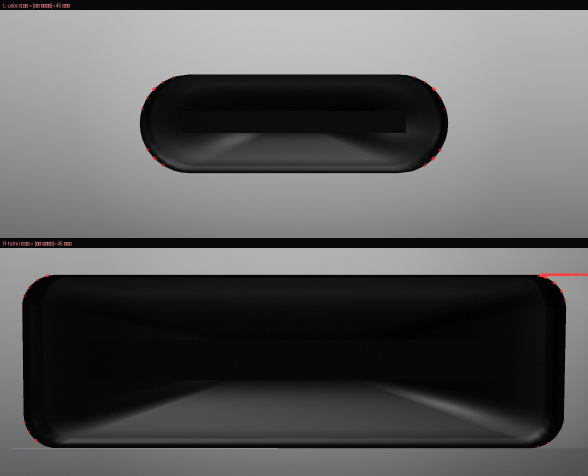
#> input picture delivery/r79-himag-devmap.png, 1176 x 952 px, given in place of p3-ports.png, which was not available (shown at 1/2 size)
$ python ab-setup.py
#> lines starting #> are read from the running program, lines starting #| are printed output that depends on the picture
#!/usr/bin/env python3
"""盲测编排：6 张自渲染 + 6 张真机参考 → 去标识混排。
输出 ab-test/imgNN.png（无任何来源线索）+ 私有答案 key.json（不在给评委的目录里）
"""
import json
import os
import random
import shutil
import sys
from PIL import Image

ROOT = os.path.dirname(os.path.dirname(os.path.dirname(os.path.abspath(__file__))))
OUT = os.path.join(ROOT, 'delivery', 'macbook-max', 'ab-test')
KEY = os.path.join(ROOT, '.scratch', 'max', 'ab-key.json')

PAIRS = [
    ('p1-top',     'reference/macbook/img/official-mbp14-dimensions-1.jpg'),
    ('p2-front',   'reference/macbook/img/apple-mbp13-silver-official.png'),
    ('p3-ports',   'reference/macbook/img/official-mbp14-ports-1.jpg'),
    ('p4-hero',    'reference/macbook/img/official-mbp14-hero.jpg'),
    ('p5-closed34','reference/macbook/img/apple-mbp14-m3-official.png'),
    ('p6-bottom',  'reference/macbook/img/apple-mbp13-bottom-case-official.jpg'),
]


def prep(src, dst, maxdim=880):
    im = Image.open(src).convert('RGB')
    s = min(1.0, maxdim / max(im.width, im.height))
    if s < 1.0:
        im = im.resize((max(1, int(im.width * s)), max(1, int(im.height * s))), Image.LANCZOS)
    im.save(dst, 'PNG')


def main():
    seed = int(sys.argv[1]) if len(sys.argv) > 1 else 20260909
    rnd = random.Random(seed)
    os.makedirs(OUT, exist_ok=True)
    for f in os.listdir(OUT):
        os.remove(os.path.join(OUT, f))
    items = []
    for name, ref in PAIRS:
        items.append(('render', os.path.join(ROOT, 'delivery', 'macbook-max', name + '.png'), name))
        items.append(('real', os.path.join(ROOT, ref), os.path.basename(ref)))
    rnd.shuffle(items)
    key = {}
    for i, (kind, src, label) in enumerate(items, start=1):
        fn = f'img{i:02d}.png'
        prep(src, os.path.join(OUT, fn))
#> in prep, im is the input picture: PIL image 1176x952 RGB; mean R, G, B 90.8, 90.7, 91.6
#> in prep, `im = im.resize((max(1, int(im.width * s)), max(1, int(im.height * s)))..`:
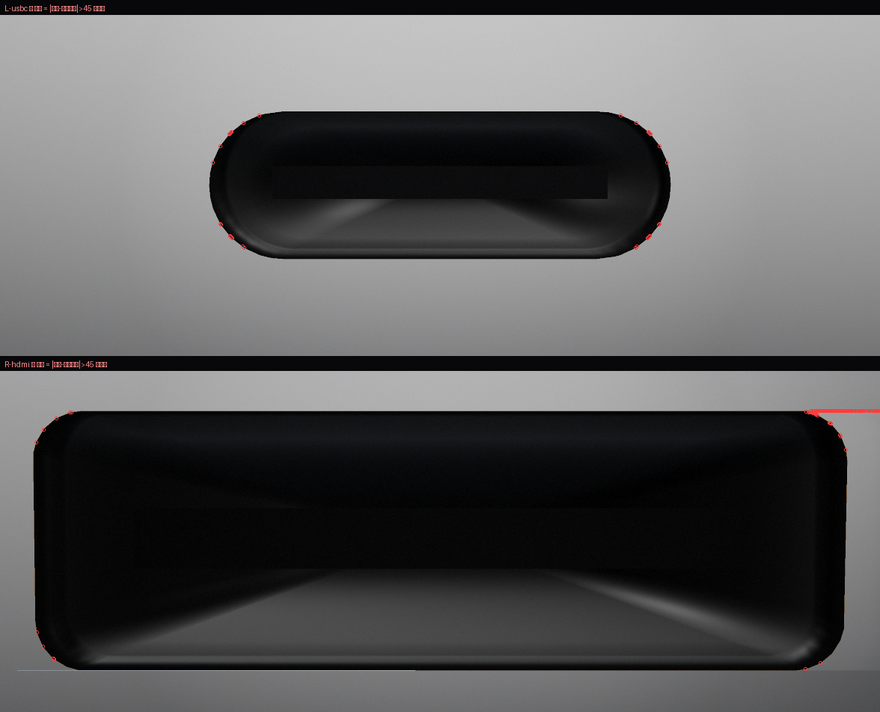
#> im: PIL image 880x712 RGB; mean R, G, B 90.8, 90.7, 91.6
        key[fn] = {'kind': kind, 'source': label}
#> pass 2 of the loop in main, `for i, (kind, src, label) in enumerate(items, start=1):`:
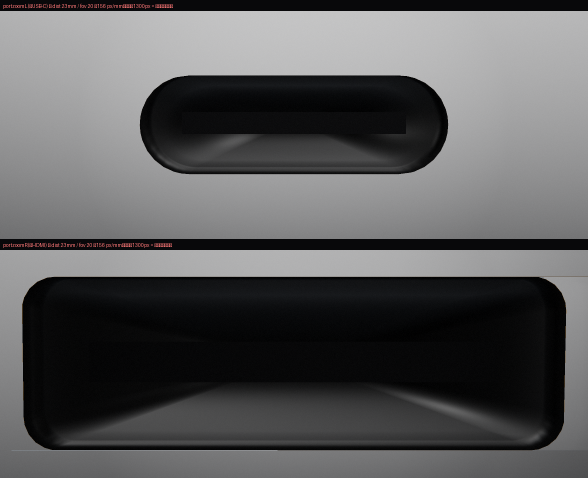
#> input picture delivery/r79-himag-ports.png, 1176 x 956 px, given in place of official-mbp14-hero.jpg, which was not available (shown at 1/2 size)
#> in prep, im is the input picture: PIL image 1176x956 RGB; mean R, G, B 90.5, 90.5, 91.3
#> in prep (call 2), `im = im.resize((max(1, int(im.width * s)), max(1, int(im.height * s)))..`:
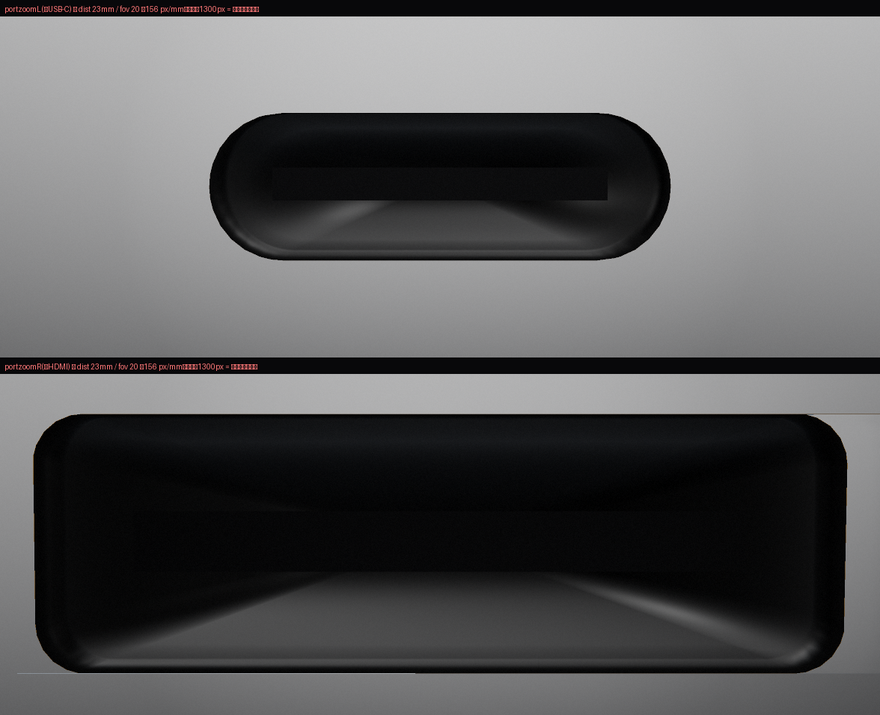
#> im: PIL image 880x715 RGB; mean R, G, B 90.6, 90.5, 91.4
    with open(KEY, 'w') as f:
        json.dump({'seed': seed, 'key': key}, f, ensure_ascii=False, indent=1)
    print(f'{len(items)} 张已写入 {OUT}（顺序已打乱，seed={seed}）')
    print('答案 key 存于', KEY, '（评委不可见）')


if __name__ == '__main__':
#> (the run stopped early here; a loop or call above may not have finished)
